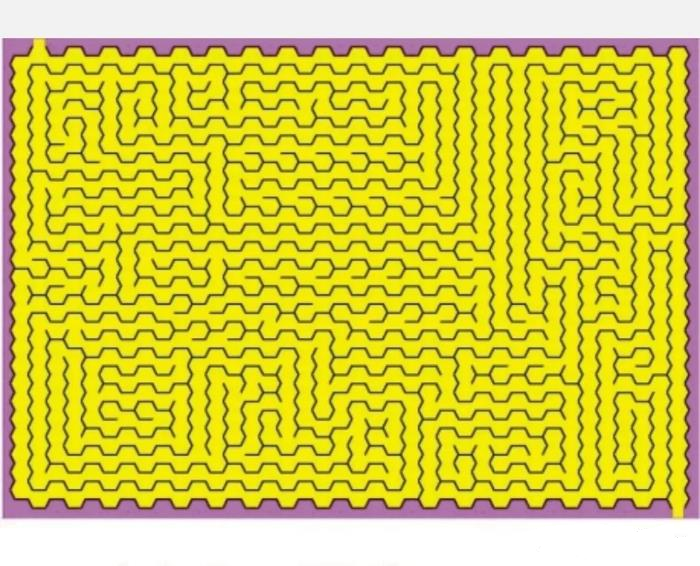
#> input picture 大三下学期/计算机视觉实践/平时作业与优秀范例/作业与个人实现/Lab3/CV03/Puzzle8.png, 700 x 566 px
$ python Lab3_8.py
#> lines starting #> are read from the running program, lines starting #| are printed output that depends on the picture; after the words box and inside, x2 and y2 are one past the last pixel; in counts of white or black regions, pixels touching at a corner belong together
import cv2
import numpy as np
import heapq  # Python内置最小堆，用于实现Dijkstra优先队列

# [69 lines left out: functions dijkstra_path, smooth_path, not called in this run]

if __name__ == "__main__":
    # ----------------------------
    # 1. 读取彩色图像
    # ----------------------------
    image_path = 'Puzzle8.png'  # 示例：黄色迷宫+黑线
    original_img = cv2.imread(image_path, cv2.IMREAD_COLOR)
#> original_img is the input picture: shape (566, 700, 3); mean B, G, R 68.1, 206.2, 215.8
    if original_img is None:
        raise FileNotFoundError("无法读取图像，请检查路径。")

    # ----------------------------
    # 2. 提取黄色区域 (通道)
    # ----------------------------
    hsv = cv2.cvtColor(original_img, cv2.COLOR_BGR2HSV)
#> hsv: shape (566, 700, 3); mean H, S, V 36, 181.6, 216
    # 需根据实际图片调整的黄色范围
    lower_yellow = np.array([0, 200, 200])
    upper_yellow = np.array([50, 255, 255])
    mask_yellow = cv2.inRange(hsv, lower_yellow, upper_yellow)
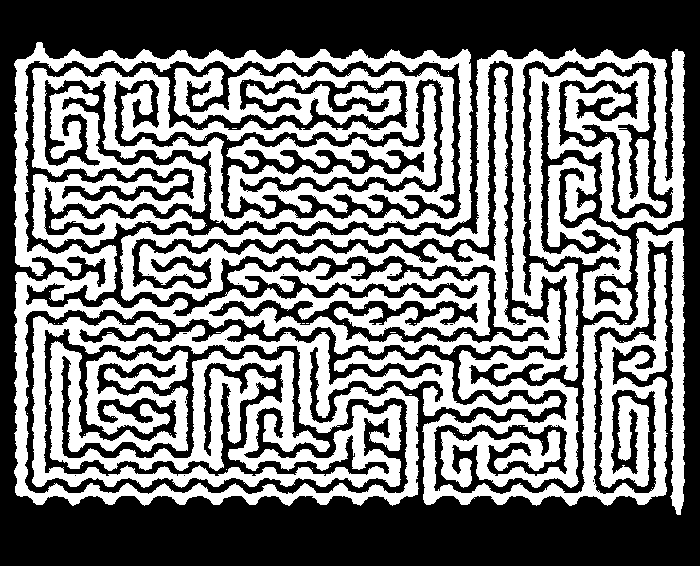
#> mask_yellow: shape (566, 700); 47.3% white; 85 white regions (84 under 20 px), largest, box (x1, y1, x2, y2) and area: (14, 42, 685, 515) 187482

    # 可选形态学操作，去除噪点
    kernel = cv2.getStructuringElement(cv2.MORPH_RECT, (3,3))
    mask_yellow = cv2.morphologyEx(mask_yellow, cv2.MORPH_OPEN, kernel, iterations=1)
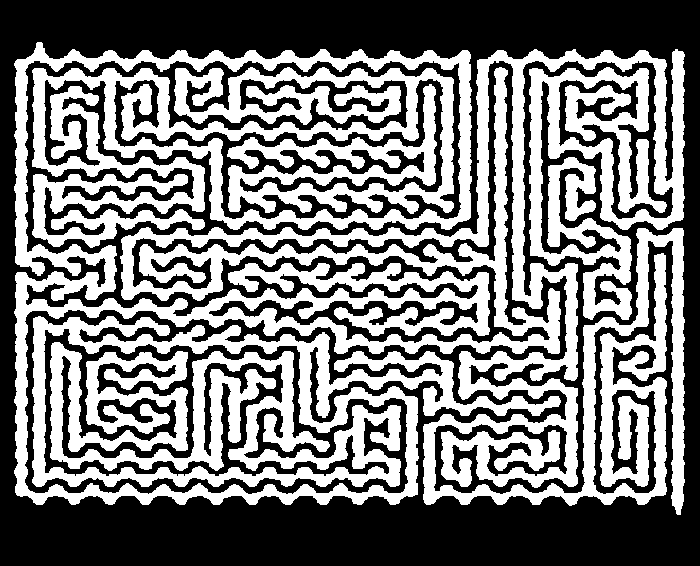
#> mask_yellow: shape (566, 700); 46.7% white; 1 white region, box (x1, y1, x2, y2) and area: (14, 42, 685, 515) 184897
    mask_yellow = cv2.morphologyEx(mask_yellow, cv2.MORPH_CLOSE, kernel, iterations=1)
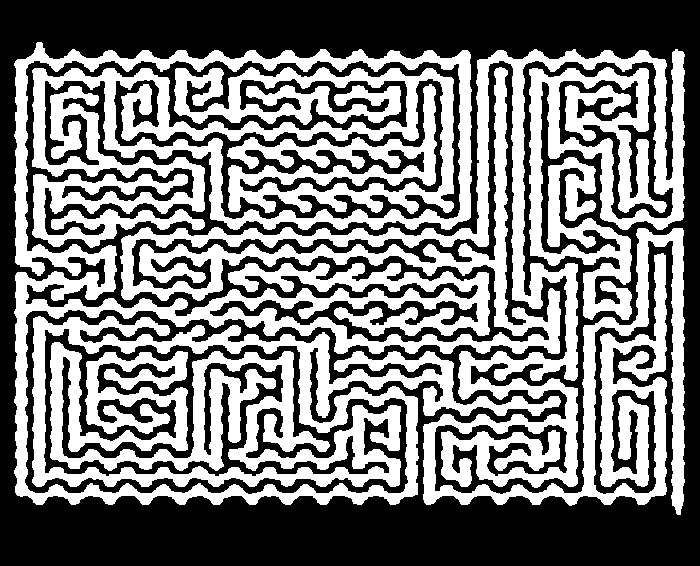
#> mask_yellow: shape (566, 700); 46.9% white; 1 white region, box (x1, y1, x2, y2) and area: (14, 42, 685, 515) 185773

    # ----------------------------
    # 3. 提取黑色线条 (墙)
    # ----------------------------
    # 下面黑色范围也需根据实际图像调整
    # 比如 H 全部范围都可以, S和V在一定区间内
    lower_black = np.array([0, 0, 0])
    upper_black = np.array([50, 255, 200])
    mask_black = cv2.inRange(hsv, lower_black, upper_black)
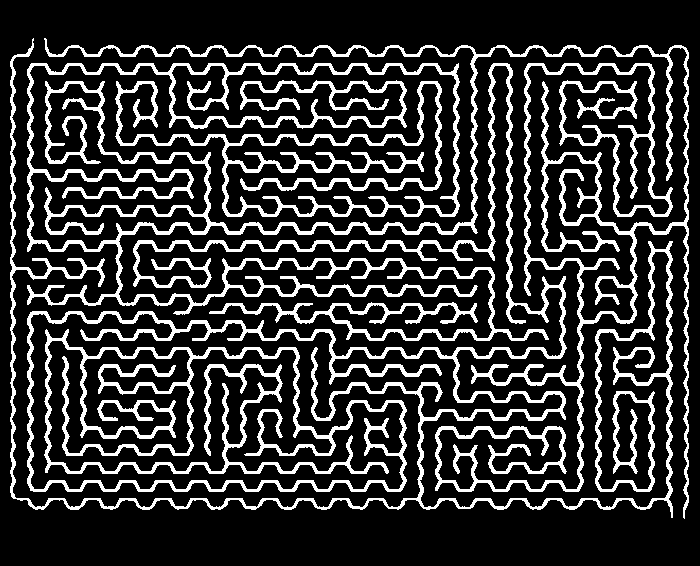
#> mask_black: shape (566, 700); 19.6% white; 2 white regions, box (x1, y1, x2, y2) and area: (27, 38, 689, 519) 44190, (10, 38, 673, 518) 33409

    # 如果黑线过细，可以适当膨胀，让墙线更粗
    mask_black = cv2.dilate(mask_black, kernel, iterations=1)
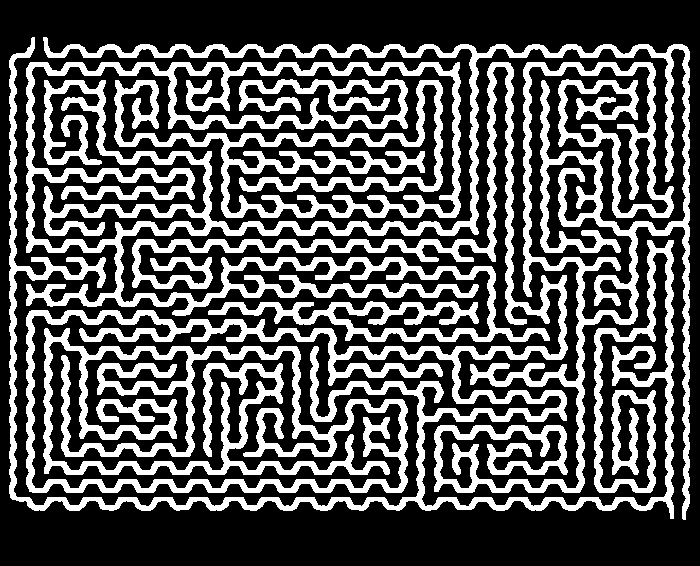
#> mask_black: shape (566, 700); 33.1% white; 2 white regions, box (x1, y1, x2, y2) and area: (26, 37, 690, 520) 74602, (9, 37, 674, 519) 56447

    # ----------------------------
    # 4. 从黄色通道中排除黑线
    # ----------------------------
    # 这样黑线区域就变成0，不可行走
    mask_black_inv = cv2.bitwise_not(mask_black)  # 黑线=0, 非黑线=255
    final_mask = cv2.bitwise_and(mask_yellow, mask_black_inv)
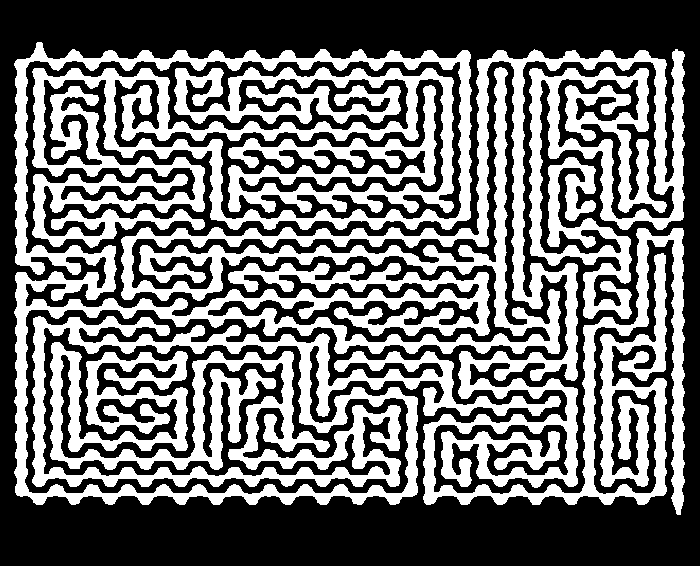
#> final_mask: shape (566, 700); 43.3% white; 1 white region, box (x1, y1, x2, y2) and area: (14, 42, 685, 515) 171371
    # final_mask中 255=通道(黄)且非黑线, 0=墙(黑线)或背景

    # ----------------------------
    # 5. 如果需要保留最大轮廓（如菠萝外形），可以在此再做一次轮廓筛选
    # ----------------------------
    # (略) 与之前相同，用 findContours -> maxContour -> drawContours -> bitwise_and
    # final_mask = bitwise_and(final_mask, largest_mask)

    # ----------------------------
    # 6. 选择起点和终点
    # ----------------------------
    points = []
    display_img = original_img.copy()

    # [9 lines left out: function mouse_callback, not called in this run]

    cv2.namedWindow("选择起点和终点", cv2.WINDOW_NORMAL)
    cv2.resizeWindow("选择起点和终点", 800, 600)
    cv2.setMouseCallback("选择起点和终点", mouse_callback)

    print("请在图像上依次点击【起点】和【终点】，按ESC键退出。")
    while len(points) < 2:
        cv2.imshow("选择起点和终点", display_img)
        key = cv2.waitKey(1) & 0xFF
#> (key Esc is pressed here)
        if key == 27:
            break
    cv2.destroyWindow("选择起点和终点")

    if len(points) < 2:
#> (the run stopped early here; a loop or call above may not have finished)
